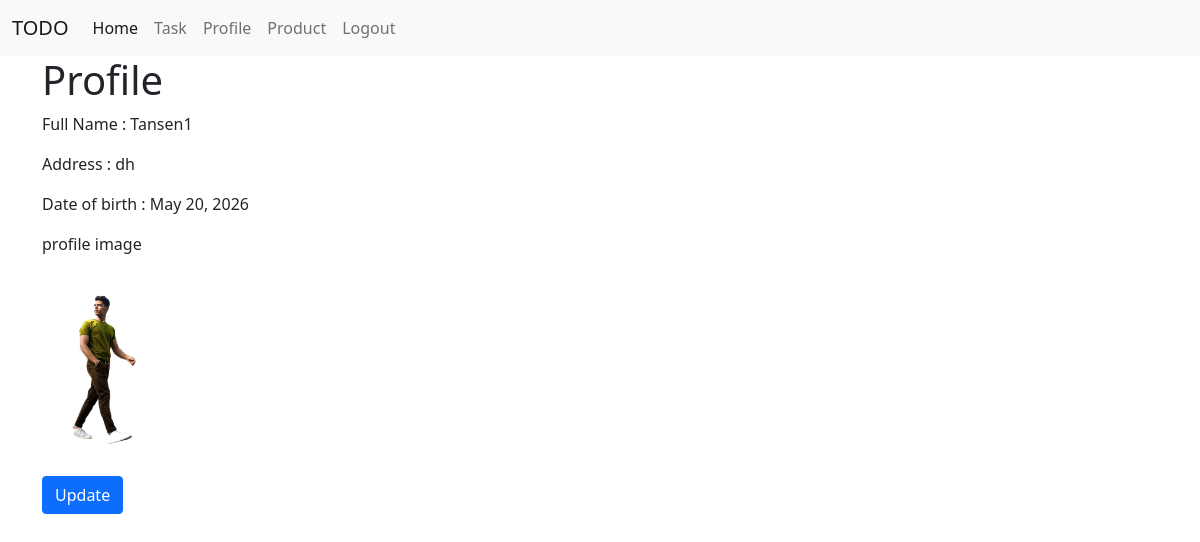
Screenshot of /profile_page/ (signed in) with the database file from the repository.
### tasks/models.py (models this page shows, shortened)
class CustomUserInfoModel(AbstractUser):
    USER_TYPES ={
        ('seller','seller'),
        ('buyer','buyer'),
    }
    full_name = models.CharField(max_length=200,null=True)
    user_type = models.CharField(max_length=200,null=True,choices=USER_TYPES)

class ProfileModel(models.Model):
    user = models.OneToOneField(CustomUserInfoModel,on_delete=models.CASCADE,related_name="user_profile")
    address = models.TextField(null=True)
    contact = models.CharField(max_length=20,null=True)
    image = models.ImageField(upload_to='media/profile_img',null=True)
    date_of_birth=models.DateField(null=True)

### tasks/views.py (the view)
# urls.py: path('profile_page/',profile_page,name='profile_page'),
@login_required
def profile_page(request):
    return render(request,'profile.html')

### tasks/templates/profile.html
{% extends 'master/base.html' %}
{% block content %}
<h1>Profile</h1>
<p>Full Name : {{request.user.full_name}}</p>
<p>Address : {{request.user.user_profile.address}}</p>
<p>Date of birth : {{request.user.user_profile.date_of_birth}}</p>
<p>profile image</p>
<img src="{{request.user.user_profile.image.url}}" width='120px' alt="">
<br>
<br>
<a href="{% url 'update_profile' %}" class="btn btn-primary">Update</a>
{% endblock content %}

### rows the page displays
CustomUserInfoModel: user.full_name "Tansen1", user.user_profile.address "dh", user.user_profile.date_of_birth "May 20, 2026", user.user_profile.image (picture)
